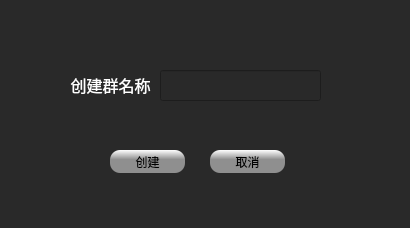
<?xml version="1.0" encoding="UTF-8"?>
<ui version="4.0">
 <class>CreateGroup</class>
 <widget class="QWidget" name="CreateGroup">
  <property name="geometry">
   <rect>
    <x>0</x>
    <y>0</y>
    <width>410</width>
    <height>228</height>
   </rect>
  </property>
  <property name="minimumSize">
   <size>
    <width>400</width>
    <height>217</height>
   </size>
  </property>
  <property name="windowTitle">
   <string>Form</string>
  </property>
  <property name="styleSheet">
   <string notr="true">QWidget{
background-color: rgb(41, 41, 41);
}
QPushButton{
background-color: qlineargradient(spread:pad, x1:1, y1:0, x2:1, y2:0.415, stop:0 rgba(255, 255, 255, 255), stop:1 rgba(143,143,143, 255));
border-style:outset;
border-radius:10px;
font-style:MingLiU-ExtB;
}
QPushButton:hover{
background-color: rgb(179, 179, 179);
border-style:inset;
font-style:MingLiU-ExtB;
}
QPushButton:pressed{
background-color:rgb(224,0,0);
border-style:inset;
font-style:MingLiU-ExtB;
}

QListWidget::item
{
color:rgb(255, 255, 255);
}

#label
{
color:rgb(255, 255, 255);
}

#lineEdit
{
color:rgb(255, 255, 255);
}</string>
  </property>
  <widget class="QLabel" name="label">
   <property name="geometry">
    <rect>
     <x>70</x>
     <y>70</y>
     <width>81</width>
     <height>31</height>
    </rect>
   </property>
   <property name="text">
    <string>&lt;html&gt;&lt;head/&gt;&lt;body&gt;&lt;p align=&quot;center&quot;&gt;&lt;span style=&quot; font-size:12pt;&quot;&gt;创建群名称&lt;/span&gt;&lt;/p&gt;&lt;/body&gt;&lt;/html&gt;</string>
   </property>
  </widget>
  <widget class="QLineEdit" name="lineEdit">
   <property name="geometry">
    <rect>
     <x>160</x>
     <y>70</y>
     <width>161</width>
     <height>31</height>
    </rect>
   </property>
  </widget>
  <widget class="QPushButton" name="cancelButton">
   <property name="geometry">
    <rect>
     <x>210</x>
     <y>150</y>
     <width>75</width>
     <height>23</height>
    </rect>
   </property>
   <property name="text">
    <string>取消</string>
   </property>
  </widget>
  <widget class="QPushButton" name="pushButton_2">
   <property name="geometry">
    <rect>
     <x>110</x>
     <y>150</y>
     <width>75</width>
     <height>23</height>
    </rect>
   </property>
   <property name="text">
    <string>创建</string>
   </property>
  </widget>
 </widget>
 <resources/>
 <connections/>
</ui>
